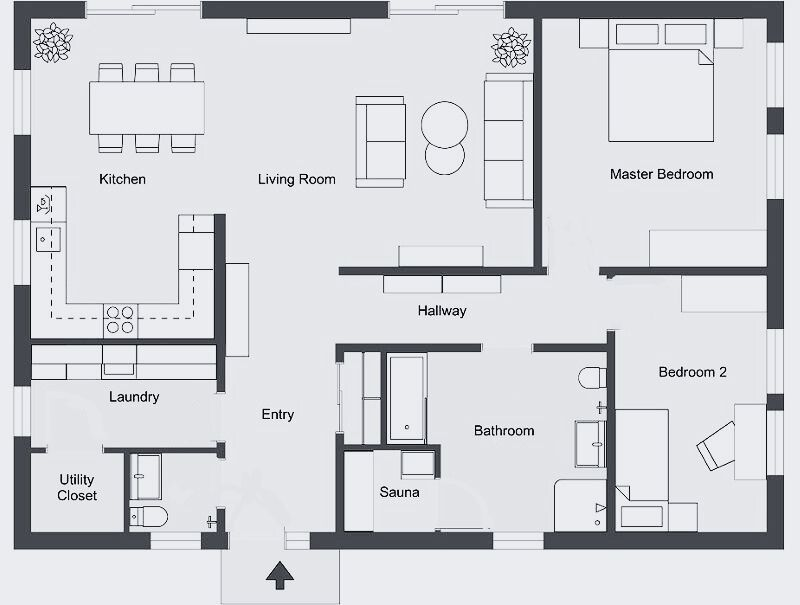
#> input picture walls.jpg, 800 x 605 px, found by its file name
$ python bot.py
#> lines starting #> are read from the running program, lines starting #| are printed output that depends on the picture; after the words box and inside, x2 and y2 are one past the last pixel; in counts of white or black regions, pixels touching at a corner belong together
import cv2
import numpy as np
import matplotlib.pyplot as plt
from heapq import heappush, heappop

# Define the room locations with their coordinates and names
rooms = {
    "Bedroom": {"coords": (350, 700), "bbox": [(300, 650), (400, 750)]},  # (start, end) points for the room
    "Living Room": {"coords": (200, 400), "bbox": [(150, 350), (250, 450)]},
    "Kitchen": {"coords": (600, 200), "bbox": [(550, 150), (650, 250)]},
    "Bathroom": {"coords": (700, 500), "bbox": [(650, 450), (750, 550)]}
}

def load_image(image_path):
    """Load the image and handle errors."""
    floor_plan = cv2.imread(image_path)
#> floor_plan is the input picture: shape (605, 800, 3); mean B, G, R 216.3, 211.9, 210.7
    if floor_plan is None or floor_plan.size == 0:
        raise FileNotFoundError("Error: Unable to load the image. Check the file path.")
    return floor_plan

def preprocess_image(floor_plan):
    """Convert the image into a binary map."""
    gray_image = cv2.cvtColor(floor_plan, cv2.COLOR_BGR2GRAY)
    _, binary_map = cv2.threshold(gray_image, 200, 255, cv2.THRESH_BINARY)
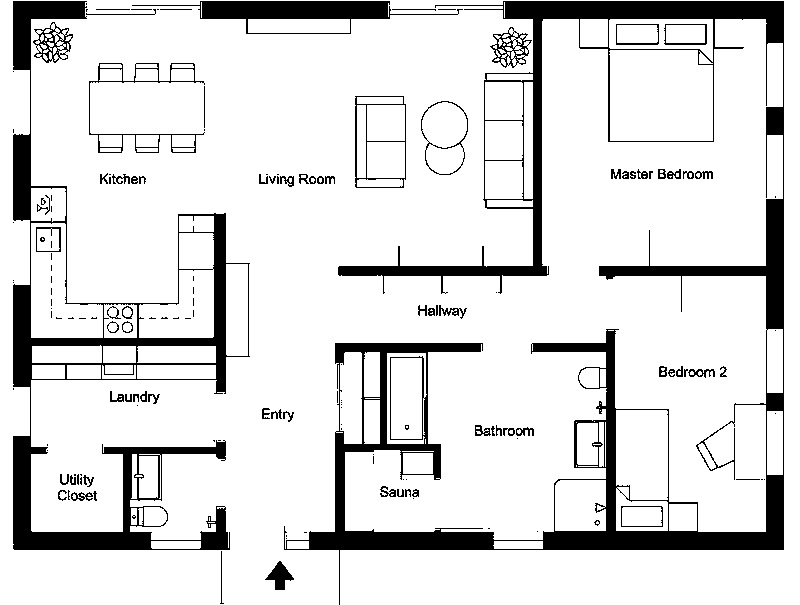
#> binary_map: shape (605, 800); 86.7% white; 157 black regions (78 under 20 px), largest, box (x1, y1, x2, y2) and area: (284, 1, 784, 605) 35009, (13, 1, 250, 550) 18281, (132, 1, 463, 34) 3687
    binary_map = cv2.bitwise_not(binary_map)  # Invert: walls -> 255, free space -> 0
    return binary_map

# [56 lines left out: functions astar, visualize_path, simulate_movement, not called in this run]

def main():
    # Path to the uploaded image
    image_path = "C:/Users/saisa/OneDrive/Desktop/walls.jpg"

    try:
        # Load and preprocess image
        floor_plan = load_image(image_path)
        binary_map = preprocess_image(floor_plan)

        # User input to select destination room
        print("Rooms available: Bedroom, Living Room, Kitchen, Bathroom")
#> (the run stopped early here; a loop or call above may not have finished)
